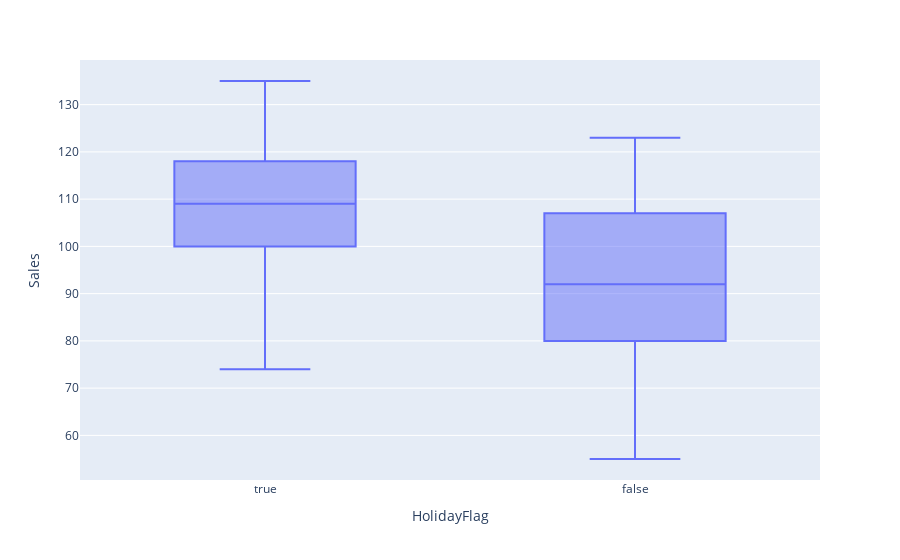

Notebook cell for this chart:
### Code cell
px.box(sales,y='Sales', x='HolidayFlag') # An Urlaubstagen mehr verkauft

### Figure 1 — Plotly figure (JSON) as saved in the notebook; plotly's stock layout.template omitted (floating-point values rounded to 4 significant figures; data arrays with more than 128 entries replaced by an {"elided": "..."} marker saying what was removed)
{"data": [{"alignmentgroup": "True", "hovertemplate": "HolidayFlag=%{x}<br>Sales=%{y}<extra></extra>", "legendgroup": "", "marker": {"color": "#636efa"}, "name": "", "notched": false, "offsetgroup": "", "orientation": "v", "showlegend": false, "type": "box", "x": {"elided": "1923 bool values"}, "x0": " ", "xaxis": "x", "y": {"elided": "1923 int values"}, "y0": " ", "yaxis": "y"}], "layout": {"autosize": true, "boxmode": "group", "legend": {"tracegroupgap": 0}, "margin": {"t": 60}, "xaxis": {"anchor": "y", "autorange": true, "domain": [0, 1], "range": [-0.5, 1.5], "title": {"text": "HolidayFlag"}, "type": "category"}, "yaxis": {"anchor": "x", "autorange": true, "domain": [0, 1], "range": [50.56, 139.4], "title": {"text": "Sales"}, "type": "linear"}}}
